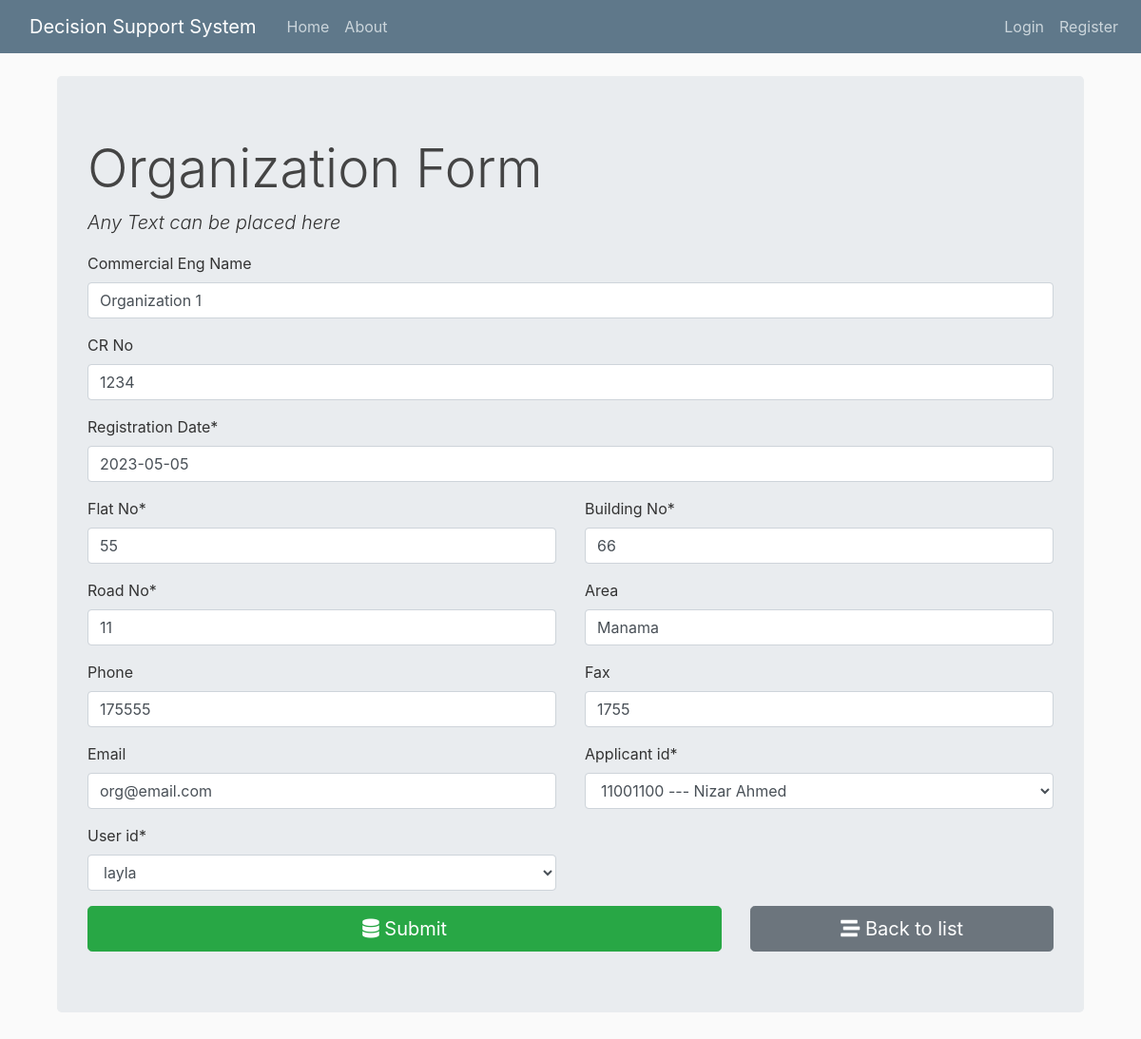
Page /organization/1/update/ on the committed database.
### app/models.py (models this page shows, shortened)
class Organization(models.Model):
    cr = models.CharField(_("CR No"), max_length=50, blank=True)
    cr_reg_date = models.DateField(_("Registration Date"), auto_now=False, auto_now_add=False)
    full_en_name = models.CharField(_("Commercial Eng Name"), max_length=250, blank=True)
    license_no = models.CharField(_("License No"), max_length=50, blank=True)
    flat_no = models.IntegerField(_("Flat No"), default=0)
    building_no = models.IntegerField(_("Building No"), default=0)
    road_no = models.IntegerField(_("Road No"), default=0)
    area = models.CharField(_("Area"), max_length=50, blank=True)
    contact1 = models.CharField(_("Phone"), max_length=50, blank=True)
    contact2 = models.CharField(_("Fax"), max_length=50, blank=True)
    email = models.EmailField(_("Email"), max_length=254, blank=True)
    applicant_id = models.ForeignKey(Applicant, verbose_name=_(""), on_delete=models.CASCADE, blank=True)
    user_id = models.ForeignKey(User, verbose_name=_(""), on_delete=models.CASCADE, blank=True)

### app/views.py (the view, shortened to what this page needs)
# urls.py: path('organization/<int:id>/update/', views.organization_form,name='organization_update'),
def organization_form(request, id=0):
    if request.method == "GET":
        if id == 0:
            form = OrganizationForm()
        else:
            organization = Organization.objects.get(pk=id)
            form = OrganizationForm(instance=organization)
        return render(request, "app/organization_form.html", {'form': form})

### app/forms.py
class OrganizationForm(forms.ModelForm):
    user_id = forms.ModelChoiceField(User.objects.all())
    applicant_id = forms.ModelChoiceField(Applicant.objects.all())
    class Meta:
        model = Organization
        fields = (
            'cr',
            'cr_reg_date',
            'full_en_name',
            'license_no',
            'flat_no',
            'building_no',
            'road_no',
            'area',
            'contact1',
            'contact2',
            'email',
            'applicant_id',
            'user_id'
        )

### app/models.py (called while the page is built)
    def __str__(self):
        return self.cpr + ' --- ' + self.fullname

### app/templates/app/organization_form.html (shortened to what this page needs)
{% extends "app/base.html" %}
{% load crispy_forms_tags %}
{% block content %}
<h1 class="display-4">Organization Form</h1>
<p class="lead font-italic">Any Text can be placed here</p>
<form action="" method="post" autocomplete="off">
    {{form.full_en_name|as_crispy_field}}
    {{form.cr|as_crispy_field}}
    {{form.cr_reg_date|as_crispy_field}}
     <div class="row">
        <div class="form-group col-md-6 mb-0">
            {{ form.flat_no|as_crispy_field }}
        </div>
        <div class="form-group col-md-6 mb-0">
            {{ form.building_no|as_crispy_field }}
        </div>
        <div class="form-group col-md-6 mb-0">
            {{ form.road_no|as_crispy_field }}
        </div>
        <div class="form-group col-md-6 mb-0">
            {{ form.area|as_crispy_field }}
        </div>
        <div class="form-group col-md-6 mb-0">
            {{ form.contact1|as_crispy_field }}
        </div>
        <div class="form-group col-md-6 mb-0">
            {{ form.contact2|as_crispy_field }}
        </div>
        <div class="form-group col-md-6 mb-0">
            {{ form.email|as_crispy_field }}
        </div>
        <div class="form-group col-md-6 mb-0">
           {{ form.applicant_id|as_crispy_field }}
        </div>
        <div class="form-group col-md-6 mb-0">
           {{ form.user_id|as_crispy_field }}
        </div>
    </div>
    <div class="row">
        <div class="col-md-8">
            <button type="submit" class="btn btn-success btn-block btn-lg"><i class="fas fa-database"></i>
                Submit</button>
        </div>
        <div class="col-md-4">
            <a href="{% url 'organization_list' %}" class="btn btn-secondary btn-block btn-lg">
                <i class="fas fa-stream"></i> Back to list
            </a>
        </div>
    </div>
</form>
{% endblock content %}

### app/static/app/main.css (style rules this page uses)
body { background: #fafafa; color: #333333; margin-top: 5rem; }
h1, h2, h3, h4, h5, h6 { color: #444444; }

### rows in the picture
Organization: full_en_name "Organization 1", cr "1234", cr_reg_date "2023-05-05", flat_no "55", building_no "66", road_no "11", area "Manama", contact1 "175555", contact2 "1755", email "org@email.com", applicant_id "11001100 --- Nizar Ahmed", user_id "layla"
